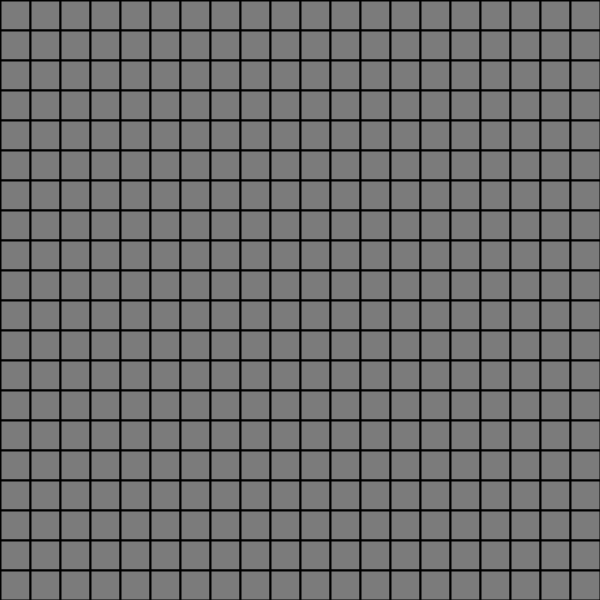
Frame 1 (no input)
Frame 60 (the mouse pressed at the canvas centre just before this capture): identical to frame 1, image omitted
Frame 120 (the mouse held since frame 60 and released just before this capture): identical to frame 1, image omitted

The Processing sketch that drew this single still picture (run headless with seeded random() and noise(); from frame 60 on, the mouse is pressed at the canvas centre):

// Processing sketch: Minesweeper
// ── Minesweeper.pde
Board board;

void setup() {
  size(600,600);
  board = new Board();
  
}

void draw() {
  
  background(0);
  board.display();

  //Resets board if gameover
  if(board.gameOver) {
    gameOver();
  }else if(board.checkForWin()) {
    gameWin();
  
  }
}




void mousePressed() {
  board.mousePressed();
  
 
  
}

void mouseClicked(){
  if(board.gameOver || board.checkForWin()){
    board = new Board();
  }
}


void gameOver() { 
  //Display game over screen
  rectMode(CENTER);
  fill(0);
  rect(width/2, height/2, 450, 200);
  rectMode(CORNER);
  fill(255);
  textMode(CENTER);
  textSize(70);
  text("GAME OVER", width/2, height/2);
  
  
}

void gameWin() {
  
    //Display game over screen
  rectMode(CENTER);
  fill(0);
  rect(width/2, height/2, 450, 200);
  rectMode(CORNER);
  fill(255);
  textMode(CENTER);
  textSize(70);
  text("WINNER", width/2, height/2);
  
}
// ── Block.pde
//Class to describe a single block in the minefield 
class Block {
  
  //Block states 
  boolean isClicked;
  boolean isFlagged;
  boolean isMine;
  
  //Block value, -1 is a mine
  int neighbors; 
  
  //Location and dimension of block
  int x,y;
  int dim;
  
  //Constructor 
  Block(int x_, int y_, int dim_) {
    
    x = x_;
    y = y_;
    dim = dim_;
    
    isClicked = false;
    isFlagged = false;
    isMine = false;
    
  }
  
  //Draw the block
  void display() {
    
    //Draw box
    fill(123);
    strokeWeight(2);
    rect(x,y,dim,dim);
    
    if(isClicked) { 
      
      //Draw box
      fill(200);
      strokeWeight(2);
      rect(x,y,dim,dim);
      
      if(isMine){
        
        fill(30,200,30);
        ellipseMode(CENTER);
        ellipse(x + dim/2, y + dim/2, dim/3, dim/3);
        
        
      } else {
        
        if(neighbors != 0) {
      
          //Draw number of neighbors if clicked 
          fill(255);
          textAlign(CENTER);
          textMode(CORNER);
          textSize(dim/2);
          text(neighbors,x + dim/2, y + dim/1.5);
        } 
          
      }
     
    } else if(isFlagged) { 
      
      //Draw red ellipse if flagged
      fill(200,30,30);
      ellipseMode(CENTER);
      ellipse(x + dim/2, y + dim/2, dim/3, dim/3);
      
    }
    
  }  
}
// ── Board.pde
class Board { 

  Block[][] board;
  boolean gameOver;
  int numBombs;


  Board() {

    int dim = 20;
    //Instantiate board class and gameOver flag
    board = new Block[dim][dim];
    gameOver = false;

    //Determine width of a single block
    int w = width/board.length;

    //Prepare board for play
    init(w);
  }

  void init(int w) {
    //Setupboard
    for (int i=0; i<board.length; i++) {
      for (int j=0; j<board[0].length; j++) {
        board[i][j] = new Block(j * w, i * w, w);
      }
    }

    //Random number of mines
    numBombs = board.length/2 + (int)random(board.length);

    ArrayList<int[]> list = new ArrayList();
    
    while(list.size() != numBombs){
      
      //add coord
      list.add(new int[]{(int)random(board.length),(int)random(board[0].length)});
      
      for(int i=0; i<list.size()-2; i++){
        if(list.get(list.size()-1).equals(list.get(i))){
          list.remove(list.size()-1);
          break;
        }
      } 
      
      for(int[] l : list) {
        board[l[0]][l[1]].isMine = true;
      }
      
    }
    
   
      
      
    




    //Update values of all other blocks
    for (int i=0; i<board.length; i++) {
      for (int j=0; j<board[0].length; j++) {

        Block b = board[i][j];

        //Cycle through surrounding blocks
        for (int x = i-1; x <= i+1; x++) {
          for (int y = j-1; y <= j+1; y++) {

            //Determine if the indexes are valid
            if (x >= 0 && x < board.length && y >= 0 && y < board[0].length) {

              //Update neighbor count if neightbor is mine
              if (board[x][y].isMine) {
                b.neighbors++;
              }
            }
          }
        }
      }
    }
  }

  //Draws each block
  void display() {
    for (int i=0; i<board.length; i++) {
      for (int j=0; j<board[0].length; j++) {  
        board[i][j].display();
      }
    }
  }

  //Determines game flow 
  void mousePressed() {

    //Cursor location
    int x = mouseX;
    int y = mouseY;

    Block block;

    //Cycle through each block in the board 
    for (int i=0; i<board.length; i++) {
      for (int j=0; j<board[0].length; j++) {

        Block b = board[i][j];

        //Determine if the cursor fell within the block
        if (b.x < x && b.x + b.dim > x && b.y < y && b.y + b.dim > y) {

          //Determine to flag or to click 
          if (mouseButton == RIGHT) {
            b.isFlagged = !b.isFlagged;
          } else {

            if (!b.isFlagged) {

              b.isClicked = true;
              if (b.isMine) {
                gameOver = true;
              } else if (b.neighbors == 0) {
                isZero(i, j);
              }
            }
          }
          break;
        }
      }
    }
  }


  //Clicks all other zeros 
  void isZero(int x, int y) {

    board[x][y].isClicked = true;


    for(int i=x-1; i<= x+1; i++) {
      for(int j=y-1; j <= y+1; j++) {
        
        
        if(i >= 0 && j >= 0 && i < board.length && j <board[0].length && board[i][j].isClicked == false) {
          
          board[i][j].isClicked = true;
          
          if(board[i][j].neighbors == 0){
            isZero(i,j);
          } 
        } 
      }
    }
        
        
  
 }
            
      
        
        



    /*
    if (x+1 < board.length && board[x+1][y].neighbors == 0 && board[x+1][y].isClicked == false) {
      isZero(x+1, y);
    } 

    if (x-1 >= 0 && board[x-1][y].neighbors == 0 && board[x-1][y].isClicked == false) {
      isZero(x-1, y);
    }

    if (y+1 < board[0].length && board[x][y+1].neighbors == 0 && board[x][y+1].isClicked == false) {
      isZero(x, y+1);
    }

    if (y-1 >= 0 && board[x][y-1].neighbors == 0 && board[x][y-1].isClicked == false) {
      isZero(x, y-1);
    }*/
  




  boolean checkForWin() {
    
    int count = 0;
    
    
    for(Block[] row : board) {
      for(Block b : row) {
        
        if(b.isMine && b.isFlagged) {
          count++;
        }
      }
    }
    
        
    if(count == numBombs) {
      return true;
      
    }
    
    
    return false;
    
  }
    
    


  /*TODO: 
   init:
   -determine location of bombs, set bomb flag 
   -cycle through each block
   -check if its a bomb
   -!bomb then check neighbors and update value 
   
   
   clicked:
   -mouse event if user clicks
   -determine location of click
   -find associated block
   -if right clicked flip flag flag
   -if bomb gameover() else flip is clicked 
   
   display board:
   -cycle through board
   -call block display function 
   */
}
